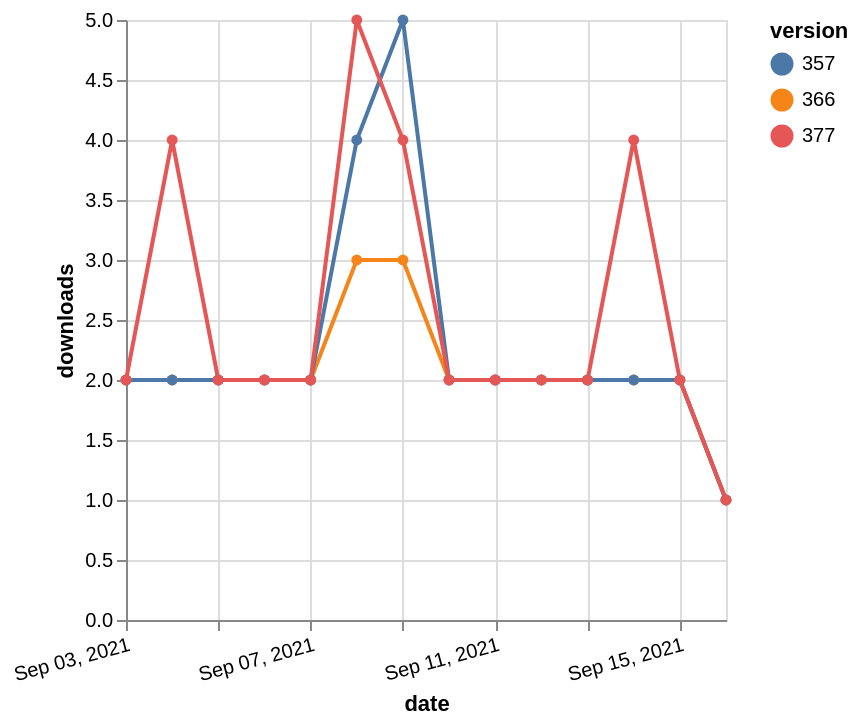

Source (Vega-Lite JSON):
### Vega-Lite specification from a JSON file in a GitHub repository (floating-point values rounded to 4 significant figures)
{"$schema": "https://vega.github.io/schema/vega-lite/v5.json", "description": "A simple bar chart with embedded data.", "data": {"values": [{"date": "2021-09-03", "total": 2270, "delta": 2, "version": "366"}, {"date": "2021-09-04", "total": 2272, "delta": 2, "version": "366"}, {"date": "2021-09-05", "total": 2274, "delta": 2, "version": "366"}, {"date": "2021-09-06", "total": 2276, "delta": 2, "version": "366"}, {"date": "2021-09-07", "total": 2278, "delta": 2, "version": "366"}, {"date": "2021-09-08", "total": 2281, "delta": 3, "version": "366"}, {"date": "2021-09-09", "total": 2284, "delta": 3, "version": "366"}, {"date": "2021-09-10", "total": 2286, "delta": 2, "version": "366"}, {"date": "2021-09-11", "total": 2288, "delta": 2, "version": "366"}, {"date": "2021-09-12", "total": 2290, "delta": 2, "version": "366"}, {"date": "2021-09-13", "total": 2292, "delta": 2, "version": "366"}, {"date": "2021-09-14", "total": 2294, "delta": 2, "version": "366"}, {"date": "2021-09-15", "total": 2296, "delta": 2, "version": "366"}, {"date": "2021-09-16", "total": 2297, "delta": 1, "version": "366"}, {"date": "2021-09-03", "total": 2766, "delta": 2, "version": "357"}, {"date": "2021-09-04", "total": 2768, "delta": 2, "version": "357"}, {"date": "2021-09-05", "total": 2770, "delta": 2, "version": "357"}, {"date": "2021-09-06", "total": 2772, "delta": 2, "version": "357"}, {"date": "2021-09-07", "total": 2774, "delta": 2, "version": "357"}, {"date": "2021-09-08", "total": 2778, "delta": 4, "version": "357"}, {"date": "2021-09-09", "total": 2783, "delta": 5, "version": "357"}, {"date": "2021-09-10", "total": 2785, "delta": 2, "version": "357"}, {"date": "2021-09-11", "total": 2787, "delta": 2, "version": "357"}, {"date": "2021-09-12", "total": 2789, "delta": 2, "version": "357"}, {"date": "2021-09-13", "total": 2791, "delta": 2, "version": "357"}, {"date": "2021-09-14", "total": 2793, "delta": 2, "version": "357"}, {"date": "2021-09-15", "total": 2795, "delta": 2, "version": "357"}, {"date": "2021-09-16", "total": 2796, "delta": 1, "version": "357"}, {"date": "2021-09-03", "total": 2075, "delta": 2, "version": "377"}, {"date": "2021-09-04", "total": 2079, "delta": 4, "version": "377"}, {"date": "2021-09-05", "total": 2081, "delta": 2, "version": "377"}, {"date": "2021-09-06", "total": 2083, "delta": 2, "version": "377"}, {"date": "2021-09-07", "total": 2085, "delta": 2, "version": "377"}, {"date": "2021-09-08", "total": 2090, "delta": 5, "version": "377"}, {"date": "2021-09-09", "total": 2094, "delta": 4, "version": "377"}, {"date": "2021-09-10", "total": 2096, "delta": 2, "version": "377"}, {"date": "2021-09-11", "total": 2098, "delta": 2, "version": "377"}, {"date": "2021-09-12", "total": 2100, "delta": 2, "version": "377"}, {"date": "2021-09-13", "total": 2102, "delta": 2, "version": "377"}, {"date": "2021-09-14", "total": 2106, "delta": 4, "version": "377"}, {"date": "2021-09-15", "total": 2108, "delta": 2, "version": "377"}, {"date": "2021-09-16", "total": 2109, "delta": 1, "version": "377"}]}, "width": "container", "mark": {"type": "line", "point": {"filled": true}}, "encoding": {"x": {"field": "date", "type": "temporal", "timeUnit": "yearmonthdate", "title": "date", "axis": {"labelAngle": -15}}, "y": {"field": "delta", "type": "quantitative", "title": "downloads"}, "color": {"field": "version", "type": "nominal"}, "tooltip": {"field": "delta"}}}
